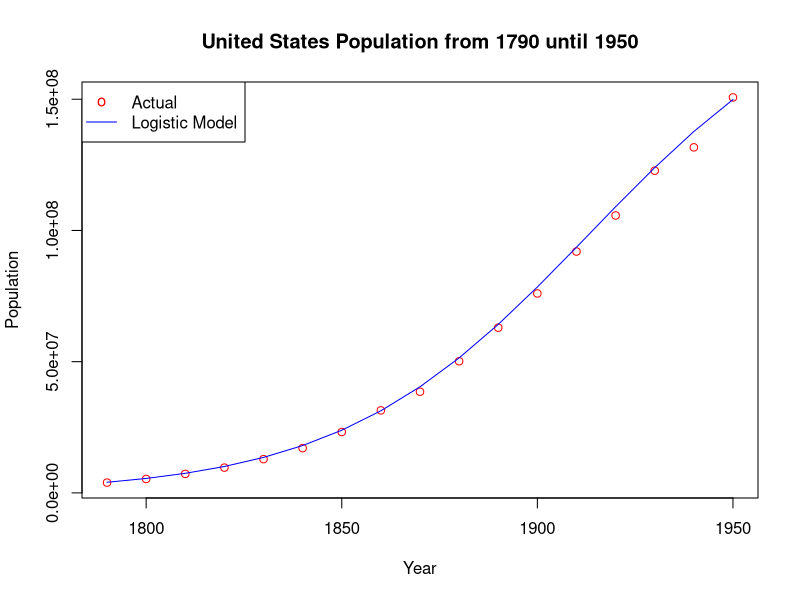

This chart was generated by the following R code:
# Assignment 6
# Name: Rodrigo Ignacio Rojas Garcia
# Class: MATH 3600

# Setup variables
x = seq(1790, 1950, 10)
p = (197273000) / (1 + exp(-0.03134 * (x - 1913.25)))
y = c(3929000, 5308000, 7240000, 9638000, 12866000, 17069000, 23192000,
      31443000, 38558000, 50156000, 62948000, 75995000, 91972000, 105711000,
      122775000, 131669000, 150697000)

# Plot both points and lines
plot(x, y, type="p", col="red", main="United States Population from 1790 until 1950", xlab="Year", ylab="Population")
lines(x, p, col="blue")
legend("topleft", legend=c("Actual", "Logistic Model"), col=c("red", "blue"), pch=c("o", NA), lty=c(NA, 1))

